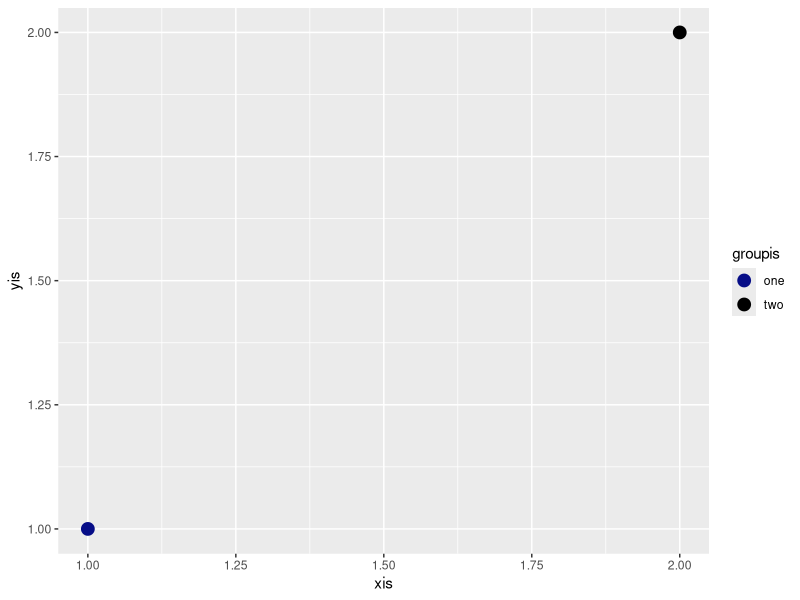
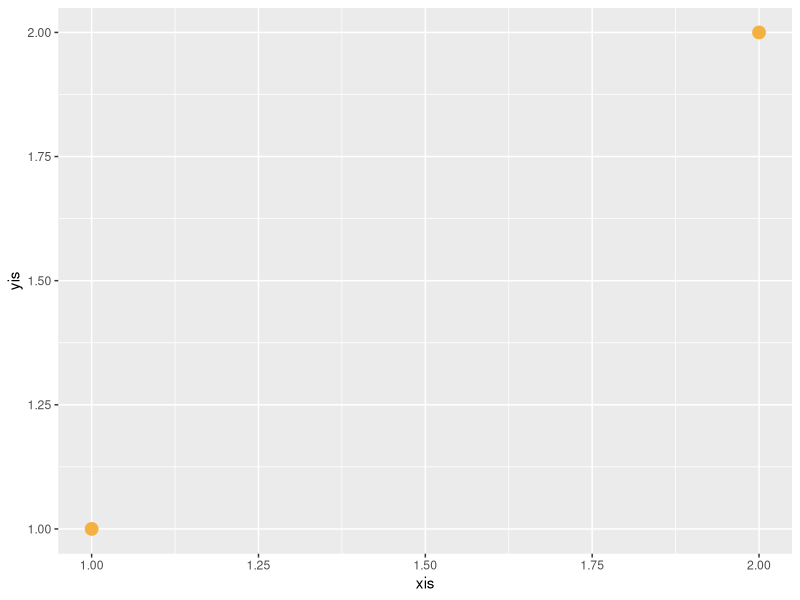
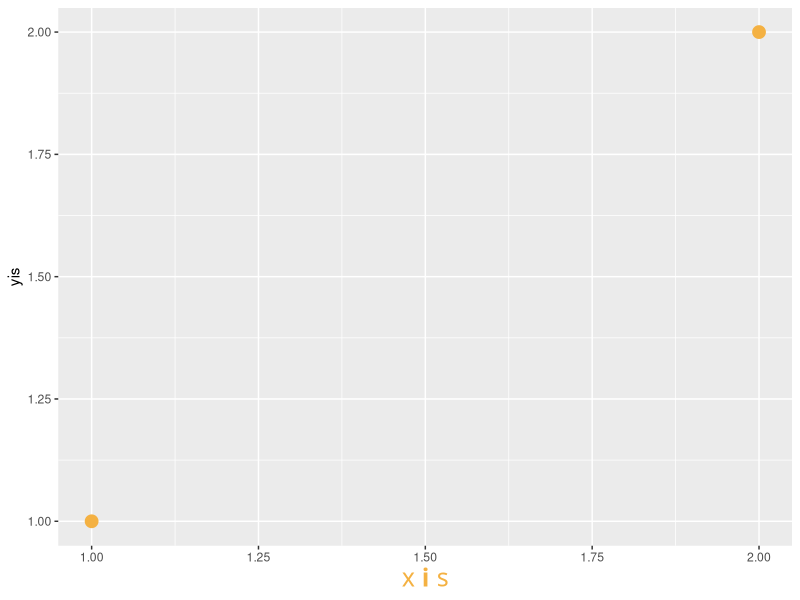
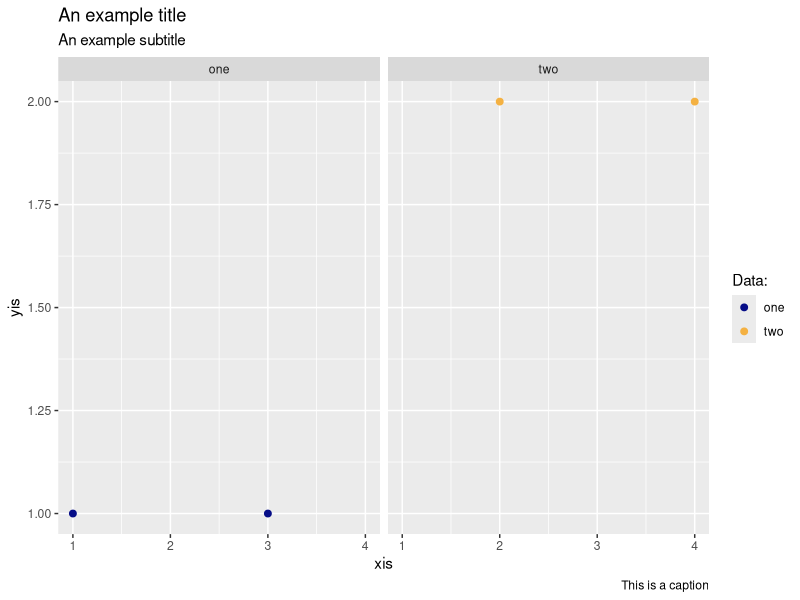
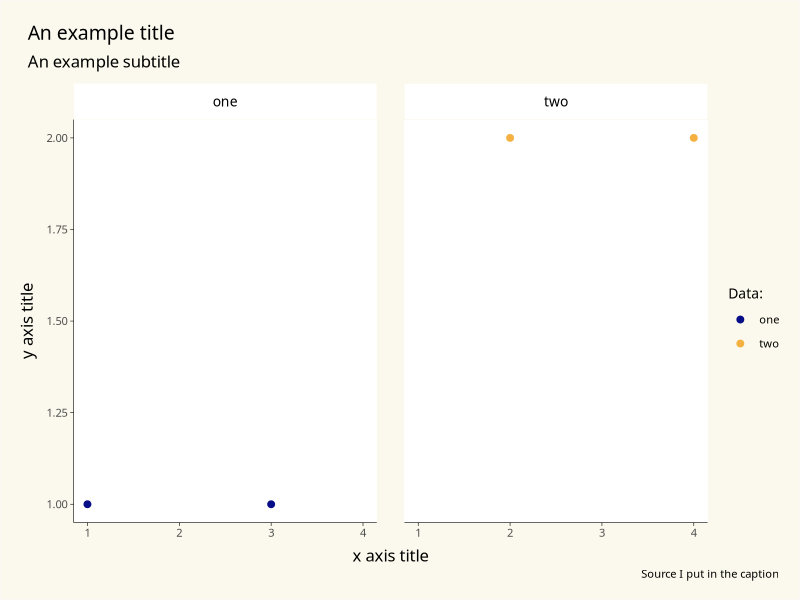

These charts were generated, in order, by the following R code:
## ---- chunk 1
library(ggplot2)
library(ggtext)
## ---- chunk 2
unicol <- c("StAndrewsBlue" = "#060d87",
            "GoldRush" = "#f4b142",
            "Black" = "#000000",
            "White" = "#ffffff",
            "DeepBlue" = "#000044",
            "DeepGold" = "#ee8a07",
            "TrueBlue" = "#317bff",
            "TrueYellow" = "#ffde46",
            "Sky" = "#daebfc",
            "Ivory" = "#fbf9ed",
            "DigitalOnlyBlue" = "#0000ff",
            "DigitalOnlyYellow" = "#ffff00",
            "Ōrangitea" = "#060d87",
            "RereTārewaKōura" = "#f4b142",
            "Pango" = "#000000",
            "Mā" = "#ffffff",
            "Pukepoto" = "#000044",
            "KōuraUri" = "#ee8a07",
            "KahurangiTūturu" = "#317bff",
            "KōwhaiTūturu" = "#ffde46",
            "Kikorangi" = "#daebfc",
            "Rei" = "#fbf9ed",
            "KahurangiMatihiko" = "#0000ff",
            "KōwhaiMatihiko" = "#ffff00")
## ---- chunk 3
xmpldata <- data.frame(xis = c(1,2),
                         yis = c(1,2),
                         groupis = c("one","two"))

ggplot(xmpldata, aes(x=xis,y=yis,colour=groupis)) +
  geom_point(size=4) +
  scale_colour_manual(values=unname(unicol[c(1,3)]))
## ---- chunk 4
xmpldata <- data.frame(xis = c(1,2),
                         yis = c(1,2),
                         groupis = c("one","two"))
library(ggplot2)
ggplot(xmpldata, aes(x=xis,y=yis)) +
  geom_point(size=4, colour=unicol["RereTārewaKōura"]) 
## ---- chunk 5
ggplot(xmpldata, aes(x=xis,y=yis)) +
  geom_point(size=4, colour=unicol["RereTārewaKōura"]) +
  theme(axis.title.x = element_markdown(size = 18, 
                                        family = 'Wickliffe',
                                        colour=unicol["RereTārewaKōura"])) +
  xlab("x <b>i</b> s")
## ---- chunk 6
moredata <- data.frame(xis = c(1,2,3,4),
                         yis = c(1,2,1,2),
                         groupis = c("one","two","one","two"))

ggplot(moredata, aes(x=xis,y=yis, colour=groupis)) +
  geom_point(size=2) +
  facet_wrap(~groupis, ncol=2) +
  scale_colour_manual(name = "Data:", values=unname(unicol[c(1,2)])) +
  labs(title = "An example title",
       subtitle = "An example subtitle",
       caption = "This is a caption")

## ---- chunk 7

theme_oudh <- function(){
  theme_minimal(base_family="Wickliffe",
                base_size = 10) %+replace%  
    theme(axis.line.x = element_line(linewidth=0.2),
          axis.line.y = element_line(linewidth=0.2),
          axis.ticks = element_line(linewidth=0.2),
          axis.title.y.left = element_text(margin = margin(t = 5, r = 7, b = 5, l = 5, unit = "pt"),
                                           size=12),
          axis.title.x.bottom = element_text(margin = margin(t = 7, r = 5, b = 0, l = 5, unit = "pt"),
                                             size=12),
          panel.background = element_rect(fill = "#FFFFFF", colour = "#FFFFFF"),
          panel.grid = element_blank(),
          plot.title.position = "plot",
          plot.title = element_text(lineheight = 1.18, size=14,
                                    margin=margin(t = 5, r = 5, b = 10, l = 10, unit = "pt"),
                                    hjust=0, vjust=0),
          plot.subtitle = element_text(lineheight = 1.18, size=12,
                                    margin=margin(t = 0, r = 5, b = 10, l = 10, unit = "pt"),
                                    hjust=0),
          plot.background = element_rect(fill = unicol["Rei"], colour="#F7F7F7"),
          plot.caption = element_text(margin=margin(t = 2, r = 5, b = 5, l = 5, unit = "pt"),
                                      lineheight = 1.15,
                                      size=8, hjust=1),
          plot.caption.position = "plot",
          strip.background = element_rect(fill="#FFFFFF", colour=unicol["Rei"], linewidth=0.2),
          strip.text = element_text(size=10,
                                    margin=margin(t = 8, r = 8, b = 8, l = 8, unit = "pt")),
          plot.margin = margin(t=10,r=10,b=10,l=10),
          panel.spacing=unit(20, "points"))
}

ggplot(moredata, aes(x=xis,y=yis, colour=groupis)) +
  geom_point(size=2) +
  facet_wrap(~groupis, ncol=2) +
  scale_colour_manual(name = "Data:", values=unname(unicol[c(1,2)])) +
  labs(title = "An example title",
       subtitle = "An example subtitle",
       caption = "Source I put in the caption",
       y = "y axis title",
       x = "x axis title") +
  theme_oudh()

